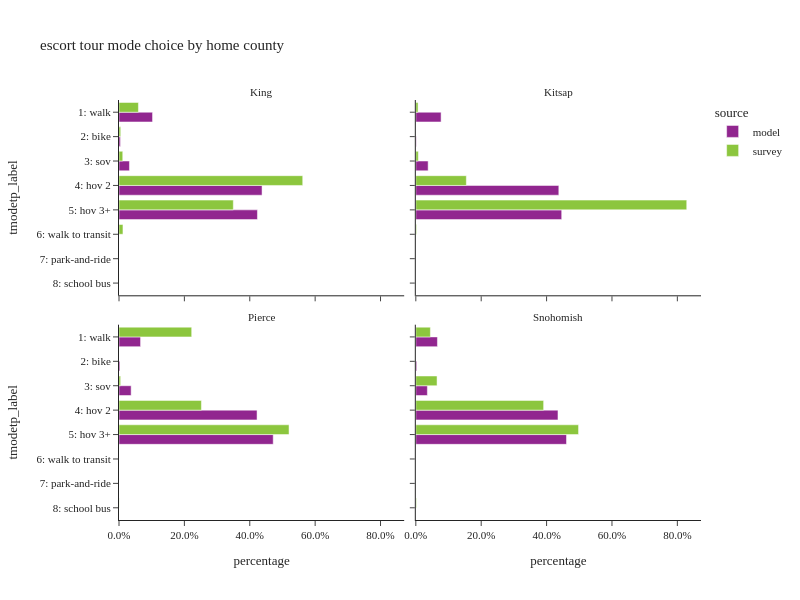

The notebook cell saved with this chart:
### Code cell
incl_county = ["King", "Kitsap", "Pierce", "Snohomish"]

plot_mode_choice(es_tour.filter(pl.col("CountyName").is_in(incl_county)),"CountyName",
                 {"CountyName":incl_county,
                  "tmodetp_label": list(util.tmodetp_cat.values())},
                 "home county",
                 2,600)

### Figure 1 — Plotly figure (JSON) as saved in the notebook; plotly's stock layout.template omitted (floating-point values rounded to 4 significant figures)
{"data": [{"alignmentgroup": "True", "customdata": [[32353], [1393], [10071], [137972], [133527]], "hovertemplate": "source=model<br>CountyName=King<br>percentage=%{x}<br>tmodetp_label=%{y}<br>sample count=%{customdata[0]}<extra></extra>", "legendgroup": "model", "marker": {"color": "#91268F", "pattern": {"shape": ""}}, "name": "model", "offsetgroup": "model", "orientation": "h", "showlegend": true, "textposition": "auto", "type": "bar", "x": [0.1026, 0.004418, 0.03194, 0.4376, 0.4235], "xaxis": "x3", "y": ["1: walk", "2: bike", "3: sov", "4: hov 2", "5: hov 3+"], "yaxis": "y3"}, {"alignmentgroup": "True", "customdata": [[68], [11], [16], [206], [147], [9], [1]], "hovertemplate": "source=survey<br>CountyName=King<br>percentage=%{x}<br>tmodetp_label=%{y}<br>sample count=%{customdata[0]}<extra></extra>", "legendgroup": "survey", "marker": {"color": "#8CC63E", "pattern": {"shape": ""}}, "name": "survey", "offsetgroup": "survey", "orientation": "h", "showlegend": true, "textposition": "auto", "type": "bar", "x": [0.05938, 0.00521, 0.01147, 0.562, 0.3497, 0.01213, 0.000106], "xaxis": "x3", "y": ["1: walk", "2: bike", "3: sov", "4: hov 2", "5: hov 3+", "6: walk to transit", "8: school bus"], "yaxis": "y3"}, {"alignmentgroup": "True", "customdata": [[3302], [59], [1609], [18682], [19058]], "hovertemplate": "source=model<br>CountyName=Kitsap<br>percentage=%{x}<br>tmodetp_label=%{y}<br>sample count=%{customdata[0]}<extra></extra>", "legendgroup": "model", "marker": {"color": "#91268F", "pattern": {"shape": ""}}, "name": "model", "offsetgroup": "model", "orientation": "h", "showlegend": false, "textposition": "auto", "type": "bar", "x": [0.07731, 0.001381, 0.03767, 0.4374, 0.4462], "xaxis": "x4", "y": ["1: walk", "2: bike", "3: sov", "4: hov 2", "5: hov 3+"], "yaxis": "y4"}, {"alignmentgroup": "True", "customdata": [[2], [2], [17], [23], [1]], "hovertemplate": "source=survey<br>CountyName=Kitsap<br>percentage=%{x}<br>tmodetp_label=%{y}<br>sample count=%{customdata[0]}<extra></extra>", "legendgroup": "survey", "marker": {"color": "#8CC63E", "pattern": {"shape": ""}}, "name": "survey", "offsetgroup": "survey", "orientation": "h", "showlegend": false, "textposition": "auto", "type": "bar", "x": [0.00684, 0.00766, 0.1545, 0.8287, 0.002249], "xaxis": "x4", "y": ["1: walk", "3: sov", "4: hov 2", "5: hov 3+", "6: walk to transit"], "yaxis": "y4"}, {"alignmentgroup": "True", "customdata": [[9197], [404], [5176], [58857], [65745]], "hovertemplate": "source=model<br>CountyName=Pierce<br>percentage=%{x}<br>tmodetp_label=%{y}<br>sample count=%{customdata[0]}<extra></extra>", "legendgroup": "model", "marker": {"color": "#91268F", "pattern": {"shape": ""}}, "name": "model", "offsetgroup": "model", "orientation": "h", "showlegend": false, "textposition": "auto", "type": "bar", "x": [0.06599, 0.002899, 0.03714, 0.4223, 0.4717], "xaxis": "x", "y": ["1: walk", "2: bike", "3: sov", "4: hov 2", "5: hov 3+"], "yaxis": "y"}, {"alignmentgroup": "True", "customdata": [[7], [3], [29], [28], [1]], "hovertemplate": "source=survey<br>CountyName=Pierce<br>percentage=%{x}<br>tmodetp_label=%{y}<br>sample count=%{customdata[0]}<extra></extra>", "legendgroup": "survey", "marker": {"color": "#8CC63E", "pattern": {"shape": ""}}, "name": "survey", "offsetgroup": "survey", "orientation": "h", "showlegend": false, "textposition": "auto", "type": "bar", "x": [0.2224, 0.004987, 0.2521, 0.5201, 0.00039], "xaxis": "x", "y": ["1: walk", "3: sov", "4: hov 2", "5: hov 3+", "8: school bus"], "yaxis": "y"}, {"alignmentgroup": "True", "customdata": [[8530], [364], [4557], [56103], [59462]], "hovertemplate": "source=model<br>CountyName=Snohomish<br>percentage=%{x}<br>tmodetp_label=%{y}<br>sample count=%{customdata[0]}<extra></extra>", "legendgroup": "model", "marker": {"color": "#91268F", "pattern": {"shape": ""}}, "name": "model", "offsetgroup": "model", "orientation": "h", "showlegend": false, "textposition": "auto", "type": "bar", "x": [0.06612, 0.002821, 0.03532, 0.4349, 0.4609], "xaxis": "x2", "y": ["1: walk", "2: bike", "3: sov", "4: hov 2", "5: hov 3+"], "yaxis": "y2"}, {"alignmentgroup": "True", "customdata": [[3], [8], [37], [31], [1]], "hovertemplate": "source=survey<br>CountyName=Snohomish<br>percentage=%{x}<br>tmodetp_label=%{y}<br>sample count=%{customdata[0]}<extra></extra>", "legendgroup": "survey", "marker": {"color": "#8CC63E", "pattern": {"shape": ""}}, "name": "survey", "offsetgroup": "survey", "orientation": "h", "showlegend": false, "textposition": "auto", "type": "bar", "x": [0.04453, 0.06493, 0.391, 0.4978, 0.0018], "xaxis": "x2", "y": ["1: walk", "3: sov", "4: hov 2", "5: hov 3+", "8: school bus"], "yaxis": "y2"}], "layout": {"annotations": [{"font": {}, "showarrow": false, "text": "Pierce", "x": 0.245, "xanchor": "center", "xref": "paper", "y": 0.465, "yanchor": "bottom", "yref": "paper"}, {"font": {}, "showarrow": false, "text": "Snohomish", "x": 0.755, "xanchor": "center", "xref": "paper", "y": 0.465, "yanchor": "bottom", "yref": "paper"}, {"font": {}, "showarrow": false, "text": "King", "x": 0.245, "xanchor": "center", "xref": "paper", "y": 1.0, "yanchor": "bottom", "yref": "paper"}, {"font": {}, "showarrow": false, "text": "Kitsap", "x": 0.755, "xanchor": "center", "xref": "paper", "y": 1.0, "yanchor": "bottom", "yref": "paper"}], "barmode": "group", "height": 600, "legend": {"title": {"text": "source"}, "tracegroupgap": 0}, "title": {"text": "escort tour mode choice by home county"}, "width": 800, "xaxis": {"anchor": "y", "domain": [0, 0.49], "tickformat": ".1%", "title": {"text": "percentage"}}, "xaxis2": {"anchor": "y2", "domain": [0.51, 1], "matches": "x", "tickformat": ".1%", "title": {"text": "percentage"}}, "xaxis3": {"anchor": "y3", "domain": [0, 0.49], "matches": "x", "showticklabels": false, "tickformat": ".1%"}, "xaxis4": {"anchor": "y4", "domain": [0.51, 1], "matches": "x", "showticklabels": false, "tickformat": ".1%"}, "yaxis": {"anchor": "x", "categoryarray": ["9: tnc", "8: school bus", "7: park-and-ride", "6: walk to transit", "5: hov 3+", "4: hov 2", "3: sov", "2: bike", "1: walk"], "categoryorder": "array", "domain": [0, 0.465], "title": {"text": "tmodetp_label"}}, "yaxis2": {"anchor": "x2", "domain": [0, 0.465], "matches": "y", "showticklabels": false}, "yaxis3": {"anchor": "x3", "categoryarray": ["9: tnc", "8: school bus", "7: park-and-ride", "6: walk to transit", "5: hov 3+", "4: hov 2", "3: sov", "2: bike", "1: walk"], "categoryorder": "array", "domain": [0.535, 1.0], "matches": "y", "title": {"text": "tmodetp_label"}}, "yaxis4": {"anchor": "x4", "domain": [0.535, 1.0], "matches": "y", "showticklabels": false}}}
